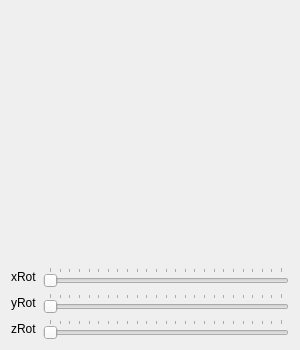
<?xml version="1.0" encoding="UTF-8"?>
<ui version="4.0">
 <class>Window</class>
 <widget class="QWidget" name="Window">
  <property name="geometry">
   <rect>
    <x>0</x>
    <y>0</y>
    <width>300</width>
    <height>350</height>
   </rect>
  </property>
  <property name="windowTitle">
   <string>Window</string>
  </property>
  <layout class="QVBoxLayout" name="verticalLayout">
   <item>
    <widget class="GLWidget" name="widget" native="true">
     <property name="minimumSize">
      <size>
       <width>200</width>
       <height>200</height>
      </size>
     </property>
    </widget>
   </item>
   <item>
    <layout class="QHBoxLayout" name="horizontalLayout">
     <property name="spacing">
      <number>6</number>
     </property>
     <property name="sizeConstraint">
      <enum>QLayout::SetDefaultConstraint</enum>
     </property>
     <item>
      <widget class="QLabel" name="label">
       <property name="text">
        <string>xRot</string>
       </property>
      </widget>
     </item>
     <item>
      <widget class="QSlider" name="rotXSlider">
       <property name="maximum">
        <number>360</number>
       </property>
       <property name="singleStep">
        <number>16</number>
       </property>
       <property name="pageStep">
        <number>15</number>
       </property>
       <property name="orientation">
        <enum>Qt::Horizontal</enum>
       </property>
       <property name="tickPosition">
        <enum>QSlider::TicksAbove</enum>
       </property>
       <property name="tickInterval">
        <number>15</number>
       </property>
      </widget>
     </item>
    </layout>
   </item>
   <item>
    <layout class="QHBoxLayout" name="horizontalLayout_2">
     <property name="spacing">
      <number>6</number>
     </property>
     <property name="sizeConstraint">
      <enum>QLayout::SetDefaultConstraint</enum>
     </property>
     <item>
      <widget class="QLabel" name="label_2">
       <property name="text">
        <string>yRot</string>
       </property>
      </widget>
     </item>
     <item>
      <widget class="QSlider" name="rotYSlider">
       <property name="maximum">
        <number>360</number>
       </property>
       <property name="singleStep">
        <number>16</number>
       </property>
       <property name="pageStep">
        <number>15</number>
       </property>
       <property name="orientation">
        <enum>Qt::Horizontal</enum>
       </property>
       <property name="tickPosition">
        <enum>QSlider::TicksAbove</enum>
       </property>
       <property name="tickInterval">
        <number>15</number>
       </property>
      </widget>
     </item>
    </layout>
   </item>
   <item>
    <layout class="QHBoxLayout" name="horizontalLayout_3">
     <property name="spacing">
      <number>6</number>
     </property>
     <property name="sizeConstraint">
      <enum>QLayout::SetDefaultConstraint</enum>
     </property>
     <item>
      <widget class="QLabel" name="label_3">
       <property name="text">
        <string>zRot</string>
       </property>
      </widget>
     </item>
     <item>
      <widget class="QSlider" name="rotZSlider">
       <property name="maximum">
        <number>360</number>
       </property>
       <property name="singleStep">
        <number>16</number>
       </property>
       <property name="pageStep">
        <number>15</number>
       </property>
       <property name="orientation">
        <enum>Qt::Horizontal</enum>
       </property>
       <property name="tickPosition">
        <enum>QSlider::TicksAbove</enum>
       </property>
       <property name="tickInterval">
        <number>15</number>
       </property>
      </widget>
     </item>
    </layout>
   </item>
  </layout>
 </widget>
 <customwidgets>
  <customwidget>
   <class>GLWidget</class>
   <extends>QWidget</extends>
   <header>glwidget.h</header>
   <container>1</container>
  </customwidget>
 </customwidgets>
 <resources/>
 <connections/>
</ui>
